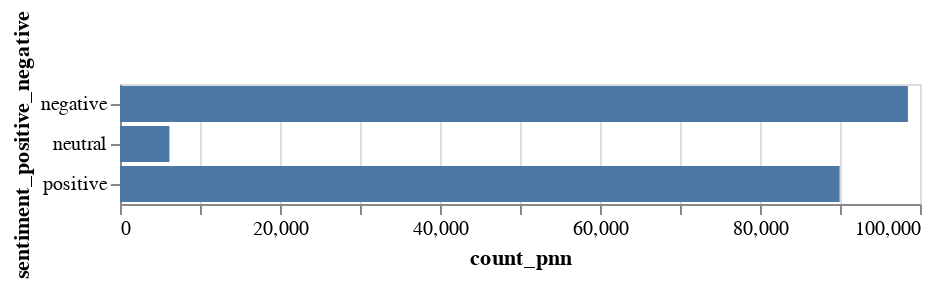

The cell this chart's notebook holds for it:
### Code cell
alt.Chart(pnn_count).mark_bar().encode(
    x='count_pnn',
    y='sentiment_positive_negative'
)

### Figure 1 — Vega-Lite specification as saved in the notebook (floating-point values rounded to 4 significant figures)
{"config": {"view": {"continuousWidth": 400, "continuousHeight": 300}}, "data": {"name": "data-dafc868130577486bf4d395bb87154f3"}, "mark": "bar", "encoding": {"x": {"type": "quantitative", "field": "count_pnn"}, "y": {"type": "nominal", "field": "sentiment_positive_negative"}}, "$schema": "https://vega.github.io/schema/vega-lite/v4.8.1.json", "datasets": {"data-dafc868130577486bf4d395bb87154f3": [{"sentiment_positive_negative": "negative", "count_pnn": 98489}, {"sentiment_positive_negative": "neutral", "count_pnn": 6181}, {"sentiment_positive_negative": "positive", "count_pnn": 89954}]}}
